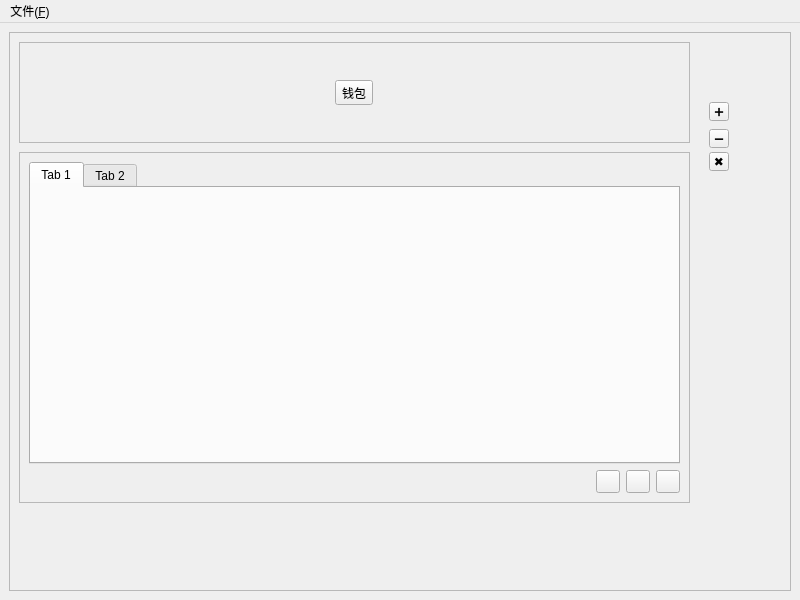
<?xml version="1.0" encoding="UTF-8"?>
<ui version="4.0">
 <class>Tengu</class>
 <widget class="QMainWindow" name="Tengu">
  <property name="geometry">
   <rect>
    <x>0</x>
    <y>0</y>
    <width>800</width>
    <height>600</height>
   </rect>
  </property>
  <property name="windowTitle">
   <string>Tengu</string>
  </property>
  <widget class="QWidget" name="centralwidget">
   <layout class="QVBoxLayout" name="verticalLayout">
    <item>
     <widget class="QFrame" name="frameMain">
      <property name="frameShape">
       <enum>QFrame::StyledPanel</enum>
      </property>
      <widget class="QFrame" name="frameContent">
       <property name="geometry">
        <rect>
         <x>10</x>
         <y>120</y>
         <width>671</width>
         <height>351</height>
        </rect>
       </property>
       <property name="frameShape">
        <enum>QFrame::StyledPanel</enum>
       </property>
       <layout class="QVBoxLayout" name="verticalLayout_2">
        <item>
         <widget class="QTabWidget" name="tabWidget">
          <widget class="QWidget" name="tabFirst">
           <attribute name="title">
            <string>Tab 1</string>
           </attribute>
          </widget>
          <widget class="QWidget" name="tabSecond">
           <attribute name="title">
            <string>Tab 2</string>
           </attribute>
          </widget>
         </widget>
        </item>
        <item>
         <layout class="QHBoxLayout" name="horizontalLayout_4">
          <item>
           <widget class="QLabel" name="labelStatus"/>
          </item>
          <item>
           <widget class="QToolButton" name="ButtonFees">
            <property name="icon">
             <iconset resource="res/Images.qrc">
              <normaloff>:/Icons/gas.svg</normaloff>:/Icons/gas.svg</iconset>
            </property>
           </widget>
          </item>
          <item>
           <widget class="QToolButton" name="ButtonReset">
            <property name="icon">
             <iconset resource="res/Images.qrc">
              <normaloff>:/Icons/layer.svg</normaloff>:/Icons/layer.svg</iconset>
            </property>
           </widget>
          </item>
          <item>
           <widget class="QToolButton" name="ButtonPopup">
            <property name="icon">
             <iconset resource="res/Images.qrc">
              <normaloff>:/Icons/menu.svg</normaloff>:/Icons/menu.svg</iconset>
            </property>
           </widget>
          </item>
         </layout>
        </item>
       </layout>
      </widget>
      <widget class="QFrame" name="topFrame">
       <property name="geometry">
        <rect>
         <x>10</x>
         <y>10</y>
         <width>671</width>
         <height>101</height>
        </rect>
       </property>
       <property name="frameShape">
        <enum>QFrame::StyledPanel</enum>
       </property>
       <property name="frameShadow">
        <enum>QFrame::Raised</enum>
       </property>
       <layout class="QHBoxLayout" name="horizontalLayout">
        <item>
         <widget class="QToolButton" name="ButtonWallet">
          <property name="text">
           <string>钱包</string>
          </property>
          <property name="icon">
           <iconset resource="res/Images.qrc">
            <normaloff>:/Buttons/wallet.svg</normaloff>:/Buttons/wallet.svg</iconset>
          </property>
          <property name="iconSize">
           <size>
            <width>32</width>
            <height>32</height>
           </size>
          </property>
          <property name="toolButtonStyle">
           <enum>Qt::ToolButtonTextUnderIcon</enum>
          </property>
         </widget>
        </item>
       </layout>
      </widget>
      <widget class="QToolButton" name="ButtonClose">
       <property name="geometry">
        <rect>
         <x>700</x>
         <y>120</y>
         <width>20</width>
         <height>19</height>
        </rect>
       </property>
       <property name="text">
        <string>✖️</string>
       </property>
      </widget>
      <widget class="QToolButton" name="ButtonMin">
       <property name="geometry">
        <rect>
         <x>700</x>
         <y>97</y>
         <width>20</width>
         <height>19</height>
        </rect>
       </property>
       <property name="text">
        <string>➖</string>
       </property>
      </widget>
      <widget class="QToolButton" name="ButtonMax">
       <property name="geometry">
        <rect>
         <x>700</x>
         <y>70</y>
         <width>20</width>
         <height>19</height>
        </rect>
       </property>
       <property name="text">
        <string>➕</string>
       </property>
      </widget>
     </widget>
    </item>
   </layout>
  </widget>
  <widget class="QMenuBar" name="menubar">
   <property name="geometry">
    <rect>
     <x>0</x>
     <y>0</y>
     <width>800</width>
     <height>17</height>
    </rect>
   </property>
   <widget class="QMenu" name="menu_File">
    <property name="title">
     <string>文件(&amp;F)</string>
    </property>
    <addaction name="action1"/>
   </widget>
   <addaction name="menu_File"/>
  </widget>
  <action name="action1">
   <property name="text">
    <string>打开</string>
   </property>
   <property name="shortcut">
    <string>Ctrl+O</string>
   </property>
  </action>
 </widget>
 <resources>
  <include location="res/Images.qrc"/>
 </resources>
 <connections/>
</ui>
